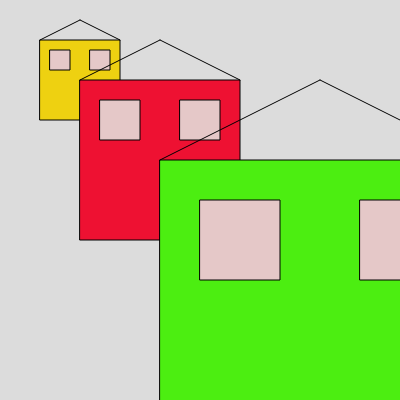
Frame 1 (no input)
Frame 60 (no input): identical to frame 1, image omitted
Frame 120 (the mouse pressed at the canvas centre since frame 60): identical to frame 1, image omitted

The p5.js sketch that drew this single still picture (run headless with seeded random() and noise() and a simulated clock; from frame 60 on, the mouse is pressed at the canvas centre):

// p5.js sketch
// ── sketch.js
// DM2008 — Activity 3b
// One Function Wonder (30 min)

// Call it several times with different values to create variation.

// Stretch: call your function inside a for loop to create a repeating pattern.

function setup() {
  createCanvas(400, 400);
  rectMode(CENTER);
}

function draw() {
  background(220);

  funk(80, 80, 80, "#eed111", "#e5c8c8");

  
  funk(160, 160, 160, "#ee1132", "#e5c8c8");
 
  
  funk(320, 320, 320, "#4cee11", "#e5c8c8");


  function funk(x, y, s, c, r) {
    push();
    fill(c);
    rect(x, y, s);
    pop();

    push();
    fill(r);
    rect((x * 3) / 4, (y * 3) / 4, s / 4);
    rect((x * 5) / 4, (y * 3) / 4, s / 4);
    pop();

    line(x / 2, y / 2, x, y / 4);
    line(x, y / 4, (x * 6) / 4, y / 2);
  
  }
}
